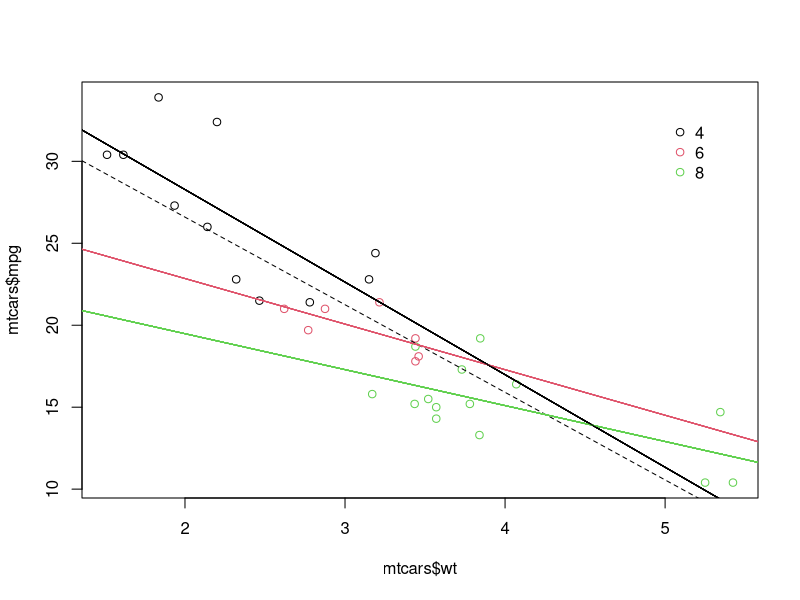

The R source for this figure: (Note: this script raises an error after producing the figure.)
# EXERCISE
# base package and ggplot2, part 3
# In this exercise you'll recreate the base package plot in ggplot2.

# The code for base R plotting is given at the top. The first line of code already converts the cyl variable of mtcars to a factor.

# INSTRUCTIONS
# 100 XP
# INSTRUCTIONS
# 100 XP
# Plot 1: add geom_point() in order to make a scatter plot.

# Plot 2: copy and paste Plot 1.

# Add a linear model for each subset according to cyl by adding a geom_smooth() layer.

# Inside this geom_smooth(), set method to "lm" and se to FALSE.

# Note: geom_smooth() will automatically draw a line per cyl subset. It recognizes the groups you want to identify by color in the aes() call within the ggplot() command.

# Plot 3: copy and paste Plot 2.

# Plot a linear model for the entire dataset, do this by adding another geom_smooth() layer.

# Set the group aesthetic inside this geom_smooth() layer to 1. This has to be set within the aes() function.

# Set method to "lm", se to FALSE and linetype to 2. These have to be set outside aes() of the geom_smooth().

# Note: the group aesthetic will tell ggplot() to draw a single linear model through all the points.


# Convert cyl to factor (don't need to change)
mtcars$cyl <- as.factor(mtcars$cyl)

# Example from base R (don't need to change)
plot(mtcars$wt, mtcars$mpg, col = mtcars$cyl)
abline(lm(mpg ~ wt, data = mtcars), lty = 2)
lapply(mtcars$cyl, function(x) {
  abline(lm(mpg ~ wt, mtcars, subset = (cyl == x)), col = x)
  })
legend(x = 5, y = 33, legend = levels(mtcars$cyl),
       col = 1:3, pch = 1, bty = "n")

# Plot 1: add geom_point() to this command to create a scatter plot
ggplot(mtcars, aes(x = wt, y = mpg, col = cyl)) +
  geom_point()  # Fill in using instructions Plot 1

# Plot 2: include the lines of the linear models, per cyl
ggplot(mtcars, aes(x = wt, y = mpg, col = cyl)) +
  geom_point() + # Copy from Plot 1
  geom_smooth( method = lm, se = FALSE)   # Fill in using instructions Plot 2

# Plot 3: include a lm for the entire dataset in its whole
ggplot(mtcars, aes(x = wt, y = mpg, col = cyl)) +
  geom_point() + # Copy from Plot 2
  geom_smooth( method = lm, se = FALSE) + # Copy from Plot 2
  geom_smooth( aes(group = 1), linetype = 2, method = lm, se = FALSE)  # Fill in using instructions Plot 3